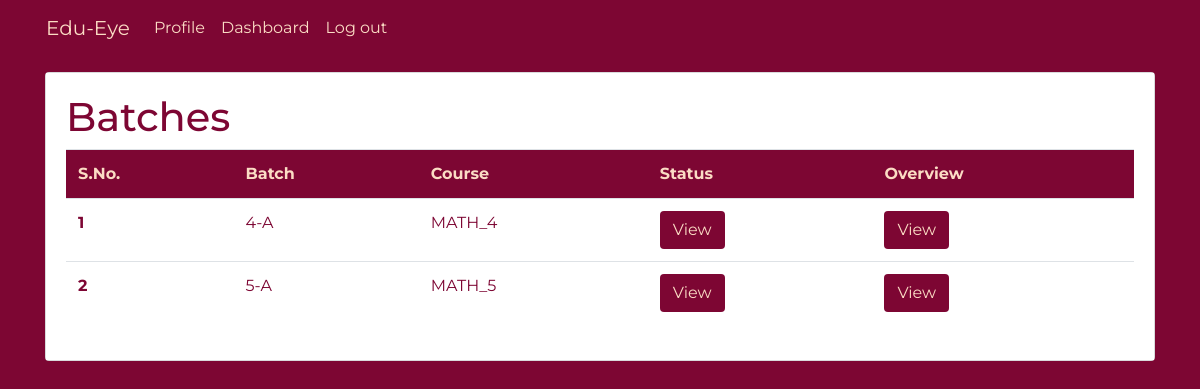
The app's page /teacher/dashboard_teacher (signed in) with its own data.
### account/models.py (models this page shows, shortened)
class TeacherBatchCourse(models.Model):
    teacher_details = models.ForeignKey(TeacherProfile, on_delete=models.CASCADE)
    batchcourse = models.OneToOneField(BatchCourse, on_delete=models.CASCADE)

class BatchCourse(models.Model):
    batch = models.ForeignKey(Batch, on_delete=models.CASCADE)
    course = models.ForeignKey(Course, on_delete=models.CASCADE)

class Batch(models.Model):
    in_class = models.IntegerField(default=None)
    section = models.CharField(max_length=1, default=None)
    session = models.ForeignKey(Session, on_delete=models.CASCADE)
    def __str__(self):
        return str(self.in_class) + "-" + self.section

class Course(models.Model):
    SUBJECT = (("MATH", "Mathematics"), ("ENG", "English"),
                  ("HINDI", "Hindi"), ("SCI", "Science"))
    name = models.TextField(default=1,choices=SUBJECT)
    class_no = models.IntegerField()
    def __str__(self):
        return str(self.name) +"_"+str(self.class_no)

### teacher/views.py (the view)
# urls.py: path('dashboard_teacher', views.dash, name="dashboard_teacher"),
@login_required(login_url='login')
def dash(request):
    if request.user.is_teacher ==True:
        uid = request.user.id
        Teacher = get_object_or_404(TeacherProfile, teacher_id=uid)
        Teaches = TeacherBatchCourse.objects.filter(teacher_details=Teacher)
        return render(request,'teacher/dashboard.html',{'Teaches':Teaches})
        print(Teach)
    else:
        print("NOT A Teacher!! login as teacher :P")
        return redirect('login')

### templates/teacher/dashboard.html
{% extends 'basic.html' %}
{% load static %}
{% load crispy_forms_tags %}
{% block body %}
<div class="container">
  <div class="card bg-light mb-3 mt-3">
    <div class="card-body" style="background-color:#fff">
<h1 class="title">Batches</h1>
      <table class="table table-borderless">
        <thead>
          <tr class="tablehead">
            <td scope="col">S.No.</td>
            <td scope="col">Batch</td>
            <td scope="col">Course</td>
            <td scope="col">Status</td>
            <td scope="col">Overview</td>
          </tr>
        </thead>
        <tbody>
          {% for teach in Teaches%}
          <tr>
            <th scope="row">{{ forloop.counter }}</th>
            <td>{{teach.batchcourse.batch}}</td>
            <td>{{teach.batchcourse.course}}</td>
            <td> <a href="{% url 'unit_teacher' teach.batchcourse.id  %}" class="btn">View</a></td>
            <td> <a href="{% url 'pie-chart' teach.batchcourse.id %}" class="btn">View</a></td>          </tr>
          {% endfor%}
        </tbody>
      </table>
    </div>
  </div>
</div>
{% endblock body %}

### static/css/basic.css (style rules this page uses)
* { margin: 0; padding: 0; outline: none; box-sizing: border-box; font-family: 'Montserrat', sans-serif; }
body { background-color: #7d0633 !important; margin-bottom: 20px; }
.container { background-color: #7d0633 !important; color: #fbdcc4 !important; }
.tablehead { background-color: #7d0633 !important; color: #fbdcc4 !important; font-weight: bold; }
.btn { background-color: #7d0633; color: #fbdcc4; }
.card { background-color: #fbdcc4 !important; color: #7d0633; }
.card-body { background-color: #7d0633; }
.bg-light { background-color: #7d0633; }

### records on screen
TeacherBatchCourse: batchcourse.batch "4-A", batchcourse.course "MATH_4"
TeacherBatchCourse: batchcourse.batch "5-A", batchcourse.course "MATH_5"
